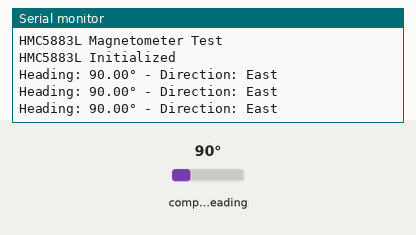
Bench run of a sketch on a simulated Arduino Uno, built with avr-gcc and run on an emulated ATmega328P. Shown: the last lines printed to the serial monitor. Inputs (shaded band) come from the test bench; at power-on: compass heading 90°.

Above: at 1.3 s.
1.4 s: compass heading set to 7°
At 1.9 s:
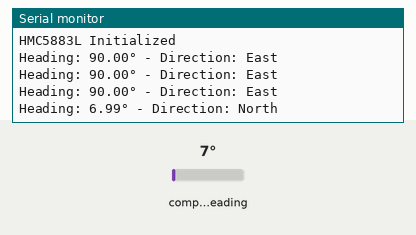
3.5 s: compass heading set to 180°
At 3.9 s:
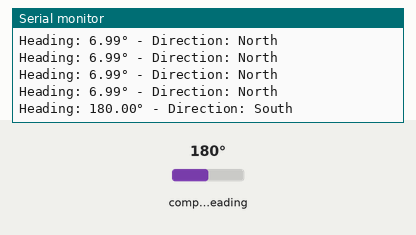
5.5 s: compass heading set to 269°
At 5.9 s:
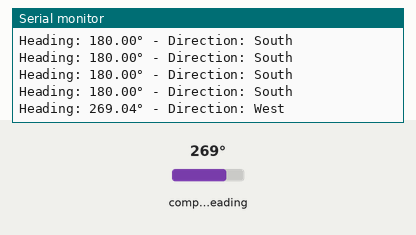

The sketch:

HMC5883L.ino
```cpp
#include <Wire.h>
#include <Adafruit_Sensor.h>
#include <Adafruit_HMC5883_U.h>

// Create an instance of the HMC5883L
Adafruit_HMC5883_Unified mag = Adafruit_HMC5883_Unified(12345);

void setup() {
  Serial.begin(115200);
  Serial.println("HMC5883L Magnetometer Test");

  // Initialize the magnetometer
  if (!mag.begin()) {
    Serial.println("Could not find a valid HMC5883L sensor, check wiring!");
    while (1);
  }

  Serial.println("HMC5883L Initialized");
}

void loop() {
  sensors_event_t event;
  mag.getEvent(&event);

  // Calculate heading (in degrees)
  float heading = atan2(event.magnetic.y, event.magnetic.x);

  // Convert from radians to degrees
  heading = heading * 180 / PI;

  // Ensure heading is positive
  if (heading < 0) {
    heading += 360;
  }

  // Determine compass direction
  String direction;
  if (heading >= 337.5 || heading < 22.5) {
    direction = "North";
  } else if (heading >= 22.5 && heading < 67.5) {
    direction = "Northeast";
  } else if (heading >= 67.5 && heading < 112.5) {
    direction = "East";
  } else if (heading >= 112.5 && heading < 157.5) {
    direction = "Southeast";
  } else if (heading >= 157.5 && heading < 202.5) {
    direction = "South";
  } else if (heading >= 202.5 && heading < 247.5) {
    direction = "Southwest";
  } else if (heading >= 247.5 && heading < 292.5) {
    direction = "West";
  } else if (heading >= 292.5 && heading < 337.5) {
    direction = "Northwest";
  }

  // Print heading and direction
  Serial.print("Heading: ");
  Serial.print(heading);
  Serial.print("° - Direction: ");
  Serial.println(direction);

  delay(500);
}
```

Measured:
- after the input at 1.4 s, the serial monitor: prints a new line after 0.11 s (image 1)
- after the input at 3.5 s, the serial monitor: prints a new line at once (image 2)
- after the input at 5.5 s, the serial monitor: prints a new line at once (image 3)
